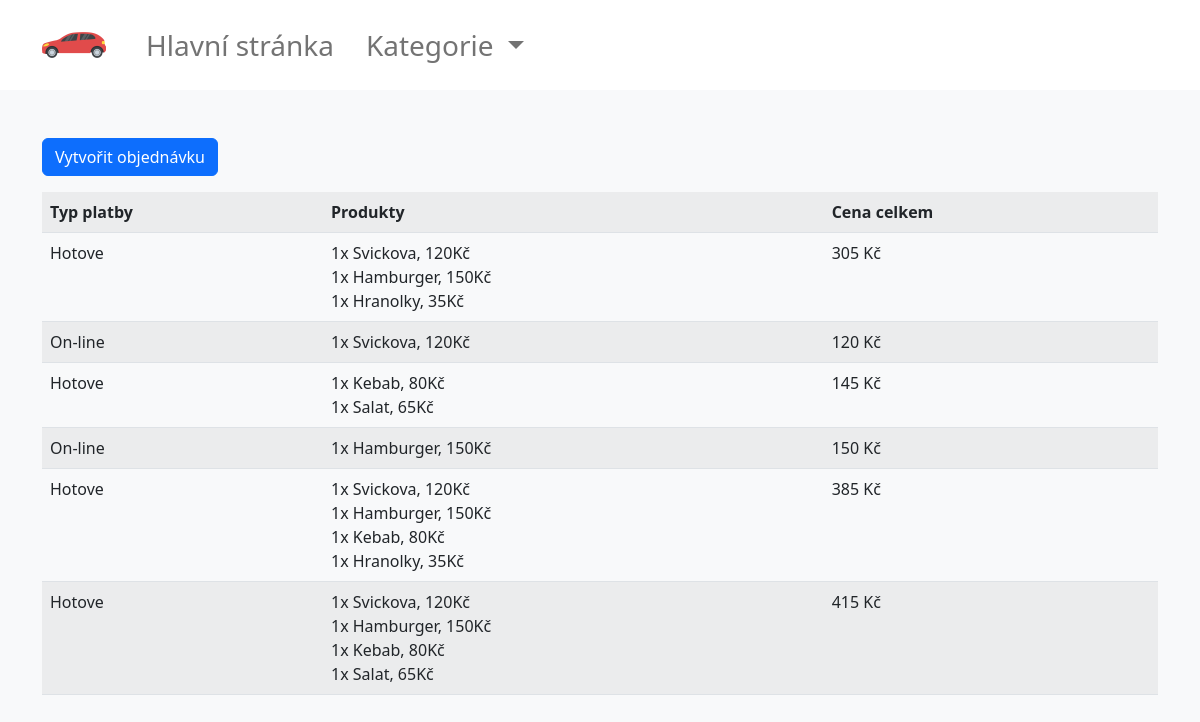
The page /objednavky.php on the database its author committed.
### tables this page shows
CREATE TABLE `objednavka` (
  `ido` int(11) NOT NULL,
  `typ_platby` enum('Hotove','On-line') NOT NULL,
  `idz` int(11) NOT NULL,
  `cas_vyt` datetime NOT NULL
);

### objednavky.php (the view, shortened to what this page needs)
<!DOCTYPE html>
<html lang="en">
<head>
    <link href="https://cdn.jsdelivr.net/npm/bootstrap@5.2.0-beta1/dist/css/bootstrap.min.css" rel="stylesheet">
</head>
<body class="bg-light">
<?php
$mysqli = new mysqli("localhost","root","","rozvoz");
?>
<main class="container pt-5">
    <button type="button" class="btn btn-primary mb-3" data-bs-toggle="modal" data-bs-target="#vytvoritObj">
        Vytvořit objednávku
    </button>
<br>
    <table class="table table-striped table-hove">
        <tr>
            <th>Typ platby</th>
            <th>Produkty</th>
            <th>Cena celkem</th>
        </tr>
        <?php
        $objednavky = mysqli_query($mysqli, "SELECT * FROM objednavka");
        foreach ($objednavky as $objednavka){
            echo "<tr>";
            echo "<td>",$objednavka["typ_platby"],"</td>";
            $select = "SELECT nazev, cena, mnozstvi FROM kosik join produkt on kosik.idp=produkt.idp where ido='$objednavka[ido]'";
            $produkty = mysqli_query($mysqli, $select);
            echo "<td>";
            foreach ($produkty as $produkt){
                echo "$produkt[mnozstvi]x $produkt[nazev], $produkt[cena]Kč <br>";
            }
            echo "</td>";
            $cena_select = "SELECT sum(cena*kosik.mnozstvi) as cena_celkem FROM kosik join produkt on kosik.idp=produkt.idp where ido='$objednavka[ido]'";
            $cena_celkem = mysqli_fetch_assoc(mysqli_query($mysqli, $cena_select))["cena_celkem"];
            echo "<td>$cena_celkem Kč</td>";
            echo "</tr>";
        }
        ?>
    </table>
</main>
</body>
</html>

### rows shown on the page
objednavka: typ_platby "Hotove", produkt "1", produkt "Svickova", produkt "120", produkt "Hamburger", produkt "150", produkt "Hranolky", produkt "35", cena_celkem "305"
objednavka: typ_platby "On-line", produkt "1", produkt "Svickova", produkt "120", cena_celkem "120"
objednavka: typ_platby "Hotove", produkt "1", produkt "Kebab", produkt "80", produkt "Salat", produkt "65", cena_celkem "145"
objednavka: typ_platby "On-line", produkt "1", produkt "Hamburger", produkt "150", cena_celkem "150"
objednavka: typ_platby "Hotove", produkt "1", produkt "Svickova", produkt "120", produkt "Hamburger", produkt "150", produkt "Kebab", produkt "80", produkt "Hranolky", produkt "35", cena_celkem "385"
objednavka: typ_platby "Hotove", produkt "1", produkt "Svickova", produkt "120", produkt "Hamburger", produkt "150", produkt "Kebab", produkt "80", produkt "Salat", produkt "65", cena_celkem "415"
